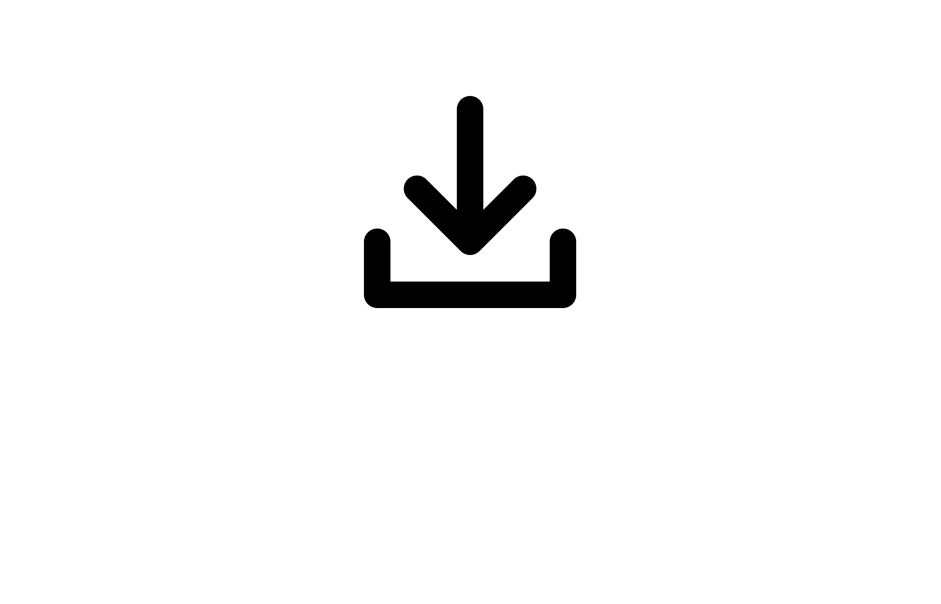
#> input picture Assets/Images/Chat/Download.png, 941 x 604 px, given in place of d007.png, which was not available
$ python prep_selection.py
#> lines starting #> are read from the running program, lines starting #| are printed output that depends on the picture; after the words box and inside, x2 and y2 are one past the last pixel; in counts of white or black regions, pixels touching at a corner belong together; pictures that were not available may be replaced by others from this repository, and a replacement may not be noted
"""Prepare the 45 selected doodles as normalized white-on-black cutouts for tracing.

 - classic (n<=147): Tools/doodle-cutouts/d{n-1}.png are already white-on-black -> copy.
 - bold/food: dark-on-white crops -> invert.
 - dense (owl/balloon/guitar): faint dark-on-cream -> invert + threshold + keep only the
   main central connected component(s) (strip neighbour fragments).
Outputs Tools/sel/s##.png + Tools/sel/manifest.json
"""
import os, json, glob
import numpy as np
from PIL import Image
from scipy import ndimage

CLASSIC = [8,14,15,22,23,30,31,40,43,45,48,52,54,58,59,64,66,70,76,77,81,90,93,94,95,99,101,118,121,123,124,125,126,128,141,142,143]
LAB = {8:"chat",14:"phone",15:"wifi",22:"leaf",23:"bulb",30:"rain-cloud",31:"coffee",40:"dog",43:"ice-cream",45:"pizza",48:"pizza-slice",52:"donut",54:"tree",58:"burger",59:"cone",64:"clock",66:"headphones",70:"plane",76:"book",77:"paper-plane",81:"cloud",90:"camera",93:"music",94:"globe",95:"palette",99:"brush",101:"backpack",118:"sailboat",121:"handshake",123:"rocket",124:"moon",125:"glasses",126:"flag",128:"gift",141:"palette-brush",142:"megaphone",143:"pencil"}
BOLD = {156:"ghost",180:"bow"}
FOOD = {190:"candy",192:"watermelon",200:"ice-cream2"}
DENSE = ["owl","balloon","guitar"]

out = "Tools/sel"; os.makedirs(out, exist_ok=True)
for f in glob.glob(out+"/*.png"): os.remove(f)
manifest = []
sid = 0

def save_wob(arr_white_on_black, label, srctag):
    """arr: bool mask of strokes -> save white strokes on black, tight-cropped with pad."""
    global sid
    ys, xs = np.where(arr_white_on_black)
    if len(xs) == 0: return
    pad = 6
    y0,y1,x0,x1 = max(0,ys.min()-pad),ys.max()+pad, max(0,xs.min()-pad),xs.max()+pad
    sub = arr_white_on_black[y0:y1, x0:x1]
    img = Image.fromarray((sub*255).astype(np.uint8), "L")
    p = f"{out}/s{sid:02d}.png"; img.save(p)
    manifest.append({"sid": sid, "label": label, "src": srctag, "file": p})
    sid += 1

# classic: already white-on-black
for n in CLASSIC:
    a = np.array(Image.open(f"Tools/doodle-cutouts/d{n-1:03d}.png").convert("L"))
    save_wob(a > 60, LAB[n], f"classic#{n}")
#> in save_wob, `ys, xs = np.where(arr_white_on_black)`:
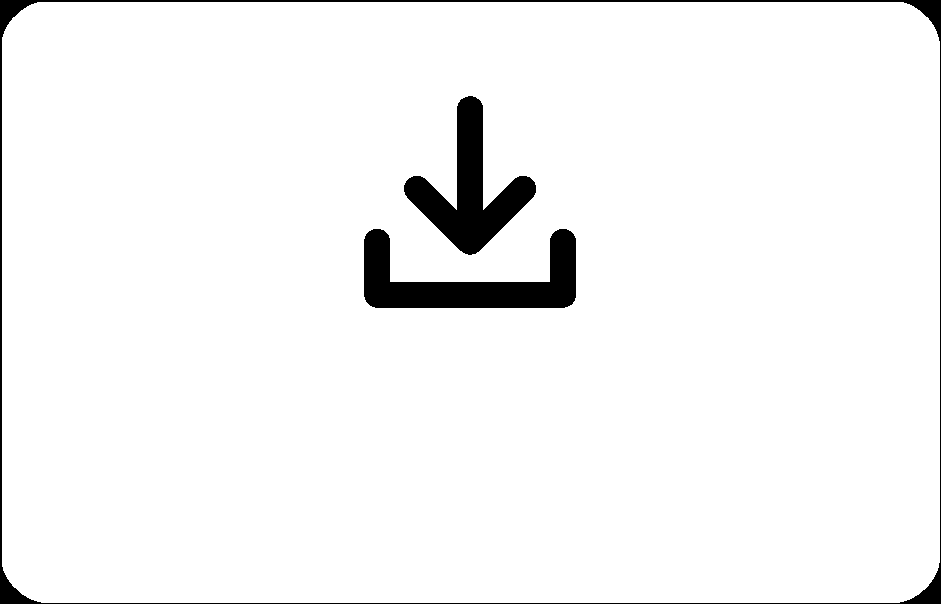
#> arr_white_on_black: shape (604, 941) bool; 96.1% white; 3 black regions, box (x1, y1, x2, y2) and area: (364, 229, 576, 308) 8049, (404, 96, 536, 255) 7488, (0, 0, 941, 604) 6486
#> in save_wob, `y0,y1,x0,x1 = max(0,ys.min()-pad),ys.max()+pad, max(0,xs.min()-pad),xs..`: y0 = 0; y1 = 608; x0 = 0; x1 = 945
#> pass 2 of the loop `for n in CLASSIC:`:
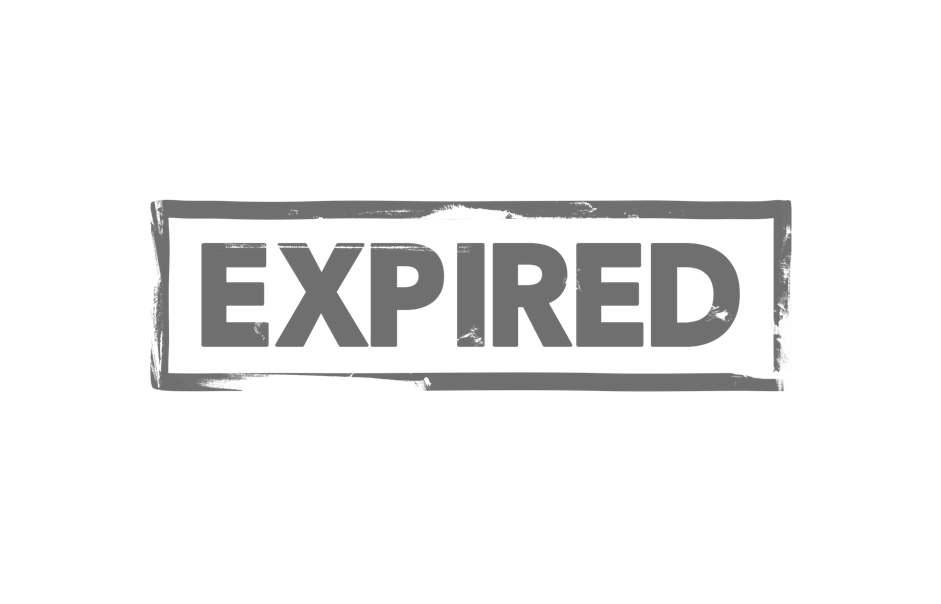
#> input picture Assets/Images/Chat/Expited.png, 941 x 604 px, given in place of d013.png, which was not available
#> in save_wob (call 2), `ys, xs = np.where(arr_white_on_black)`:
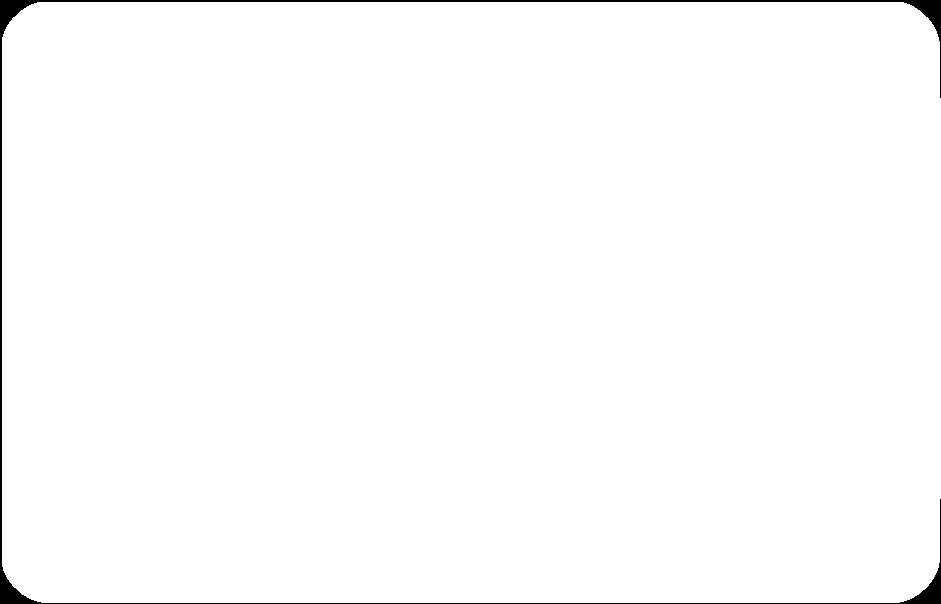
#> arr_white_on_black: shape (604, 941) bool; 98.9% white; 1 black region, box (x1, y1, x2, y2) and area: (0, 0, 941, 604) 6085
#> x1 = 946
#> (the run stopped early here; a loop or call above may not have finished)
